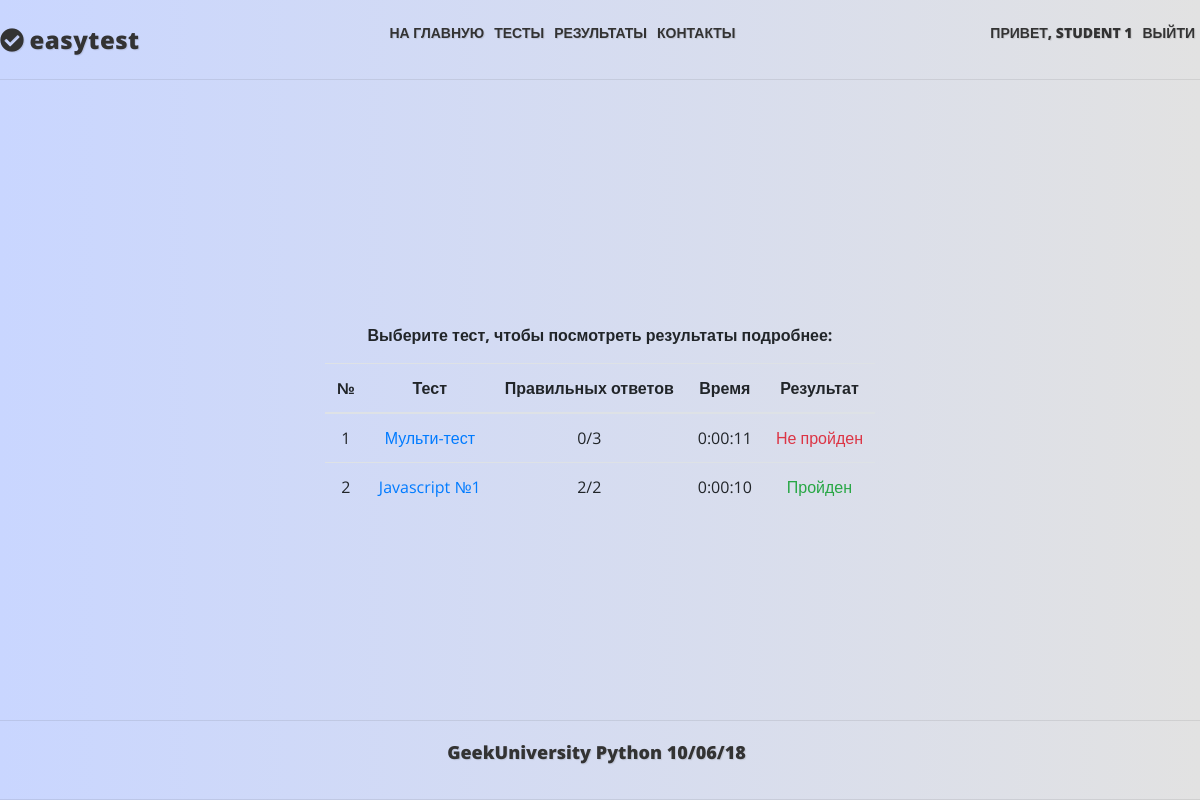
Page /results/1/ (signed in) on the committed database.
### mainapp/models.py (models this page shows, shortened)
class Core(models.Model):
    title = models.CharField(_('title'), max_length=250, blank=True)
    description = models.TextField(_('description'), blank=True)
    sort = models.IntegerField(_('sort'), default=0, null=True, blank=True)
    active = models.BooleanField(_('active'), default=True)
    deleted = models.BooleanField(_('deleted'), default=False)
    all_objects = models.Manager()
    objects = CoreManager()
    class Meta:
        abstract = True

class Result(Core):
    class Meta:
        verbose_name = _('Результат')
        verbose_name_plural = _('Результаты')
    owner = models.ForeignKey(User, null=False, blank=True, related_name='results', on_delete=models.PROTECT)
    test = models.ForeignKey(Test, null=True, blank=True, related_name='results', on_delete=models.CASCADE)
    right_answers_count = models.PositiveIntegerField(_('right answers count'), default=0, blank=True)
    wrong_answers_count = models.PositiveIntegerField(_('wrong answers count'), default=0, blank=True)
    time = models.TimeField(_('time for test'), default=timezone.now, blank=True)
    is_test_passed = models.BooleanField(_('is test passed'), default=False)
    objects = ResultManager()
    def question_count(self):
        return self.right_answers_count + self.wrong_answers_count

class Test(Core):
    class Meta:
        verbose_name = _('Тест')
        verbose_name_plural = _('Тесты')
    owner = models.ForeignKey(User, null=False, blank=True, related_name='tests', on_delete=models.PROTECT)
    category = models.ForeignKey(TestCategory, null=True, blank=True, on_delete=models.SET_NULL)
    keywords = models.ManyToManyField(Keyword, blank=True, related_name='tests')
    questions = models.ManyToManyField(Question, blank=True, related_name='tests')
    max_questions = models.PositiveIntegerField(_('Count questions'), default=1, blank=True)
    required_correct_answers = models.PositiveIntegerField(_('Required correct answers'), default=0, blank=True)
    time = models.TimeField(_('Max time for test'), default=datetime.time(0, 30), blank=True)
    objects = TestManager()
    TEST_TYPE_CHOICES = (
        ('th', 'teaching'),  # с цифрами (под индексом 0 в кортежах) форма создания теста не проходила, изменил на строку
        ('ex', 'exam'),
        )
    test_type = models.CharField(max_length=2, choices=TEST_TYPE_CHOICES, default='th')
    """ типы тестов - учебный и экзаменационный(на время и оценку) - это реализуем позже.
    Необходимо будет также добавить время на прохождение теста, проценты правильных ответов для разных оценок."""

### mainapp/views.py (the view)
# urls.py: path('results/<int:pk>/', mainapp.ResultList.as_view(), name='results'),
class ResultList(LoginRequiredMixin, ListView):
    model = Result
    login_url = reverse_lazy('authapp:login')
    def get_context_data(self, **kwargs):
        context = super().get_context_data(**kwargs)
        context['student'] = self.kwargs.get('student')
        return context
    def get_queryset(self):
        user = self.request.user
        pk = self.kwargs.pop('pk')
        if user.is_staff is True and int(pk) != user.id:
            student = user.students.get_student(pk, user)
            if student:
                user = student
                self.kwargs['student'] = student
        return self.model.objects.get_results(user)

### mainapp/models.py (called while the page is built)
    def get_all_queryset(self):
        return CoreQuerySet(self.model)

    def get_queryset(self):
        return self.get_all_queryset()

    def get_results(self, owner_pk):
        return self.filter(owner=owner_pk, active=True)

### mainapp/templates/mainapp/result_list.html (shortened to what this page needs)
{% extends "base.html" %}
{% load static i18n %}
{% block content %}
    {% with current_kwargs=request.resolver_match.kwargs.pk  %}
        <div class="center_full">
            {% if object_list %}
                <b>{% trans 'Выберите тест, чтобы посмотреть результаты подробнее:' %}</b></p>
                <table class="table table_result">
                    <thead>
                    <tr>
                        <th>№</th>
                        <th>{% trans 'Тест' %}</th>
                        <th>{% trans 'Правильных ответов' %}</th>
                        <th>{% trans 'Время' %}</th>
                        <th>{% trans 'Результат' %}</th>
                    </tr>
                    </thead>
                    <tbody>
                    {% for object in object_list %}
                        <tr>
                            <td>{{ forloop.counter }}</td>
                            <td><a href="{% url 'mainapp:result' current_kwargs object.test.pk %}">{{ object.test.title }}</a></td>
                            <td>{{ object.right_answers_count }}/{{ object.question_count }}</td>
                            <td>{{ object.time|date:"G:i:s" }}</td>
                            <td>
                                {% if object.is_test_passed %}<span class="text-success">{% trans 'Пройден' %}</span>
                                {% else %}<span class="text-danger">{% trans 'Не пройден' %}</span>{% endif %}
                            </td>
                        </tr>
                    {% endfor %}
                    </tbody>
                </table>
            {% else %}
                <h2>{{ student.first_name|default:student.username|title }} {% trans 'пока не прошел ни одного теста' %}</h2>
            {% endif %}
        </div>
    {% endwith %}
{% endblock content %}

### templates/base.html (shortened to what this page needs)
{% load static i18n %}
<!DOCTYPE html>
<html lang="en">
<head>
    {% block styles %}
        <link rel="stylesheet" href="https://stackpath.bootstrapcdn.com/bootstrap/4.1.3/css/bootstrap.min.css">
        <link rel="stylesheet" href= "{% static 'css/style.css' %}?v={{ VERSION }}" >
    {% endblock styles %}
    <link rel="stylesheet" href="https://use.fontawesome.com/releases/v5.4.1/css/all.css">
</head>
<body>
<div class="header">
    <div class="center_content_header">
        <div class="logo">
            <i class="fas fa-check-circle"></i>
            <a href="{% url 'mainapp:main' %}">easytest</a>
        </div>
        <div class="menu">
            <ul>
                <li><a href="{% url 'mainapp:main' %}">{% trans 'На главную' %}</a></li>
                <li><a href="{% if user.is_staff %}#{% else %}{% url 'mainapp:tests' %}{% endif %}">{% trans 'Тесты' %}</a>
                </li>
                {% if user.is_authenticated %}
                    <li><a href="{% if user.is_staff %}#{% else %}{% url 'mainapp:results' user.id %}{% endif %}">{% trans 'Результаты' %}</a>
                    </li>
                {% endif %}
                <li><a href="#">{% trans 'Контакты' %}</a></li>
            </ul>
        </div>
        <div class="menu">
            <ul>
                {% if user.is_authenticated %}
                    <li><a href="{% url 'auth:edit' %}">{% trans 'Привет, ' %}{{ user.first_name|default:user.username }}</a></li>
                    <li><a href="{% url 'auth:logout' %}">{% trans 'Выйти' %}</a></li>
                {% else %}
                    <li><a href="{% url 'auth:login' %}">{% trans 'Войти' %}</a></li>
                {% endif %}
            </ul>
        </div>
    </div>
</div>
<div class="content">
    {% block content %}
    {% endblock content %}
</div>
<div class="footer">
    <p>GeekUniversity Python 10/06/18</p>
</div>
</body>
</html>

### mainapp/static/css/style.css (style rules this page uses)
* { padding: 0px; margin: 0px; }
body { display: flex; flex-direction: column; background: linear-gradient(to right, #c9d6ff, #e2e2e2); min-height: 100vh; font-family: 'Open Sans', Arial, sans-serif; }
.header, .footer { align-items: center; justify-content: center; display: flex; min-height: 80px; border-bottom: 1px solid rgba(51, 51, 51, 0.1); text-shadow: 1px 1px 1px rgba(0, 0, 0, 0.1); }
.header { margin-bottom: 50px; }
.header .center_content_header { display: flex; width: 1270px; justify-content: space-between; align-items: center; }
.header .center_content_header .logo { display: flex; align-items: center; font-weight: 900; padding: 0; font-size: 24px; text-shadow: 1px 1px 1px rgba(0, 0, 0, 0.1); letter-spacing: 0.5px; line-height: normal; color: #333333; }
.header .center_content_header .logo i { color: #333333; align-items: center; margin-right: 5px; }
.header .center_content_header .logo a { text-decoration: none; color: #333333; font-weight: 900; }
.menu ul { display: flex; list-style-type: none; }
.menu ul li { padding: 0 5px; }
.menu ul li a, .menu ul li .input_as_a { text-decoration: none; color: #333333; font-weight: 900; font-size: 14px; text-transform: uppercase; padding-bottom: 5px; border-bottom: 1px solid transparent; }
.content, .center, .center_full { display: flex; flex-direction: column; align-items: center; justify-content: center; }
.content, .center_full { flex: 1; }
.content { justify-content: flex-start; }
.table_result { max-width: 800px; }
.table_result tr { text-align: center; }
.footer { border-top: 1px solid rgba(51, 51, 51, 0.1); }
.footer p { color: #333333; font-weight: 900; font-size: 18px; padding-right: 7px; }

### rows in the picture
Result: test "Мульти-тест", right_answers_count "0", question_count "3", time "0:00:11"
Result: test "Javascript №1", right_answers_count "2", question_count "2", time "0:00:10"

### other values in the picture
{{ user.first_name|default:user.username }} "STUDENT 1"
